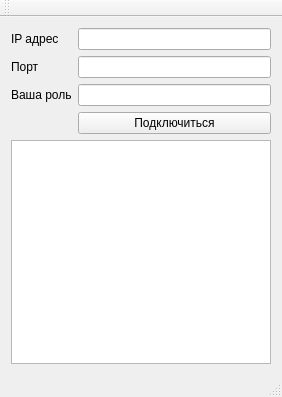
<?xml version="1.0" encoding="UTF-8"?>
<ui version="4.0">
 <class>MainWindow</class>
 <widget class="QMainWindow" name="MainWindow">
  <property name="geometry">
   <rect>
    <x>0</x>
    <y>0</y>
    <width>282</width>
    <height>397</height>
   </rect>
  </property>
  <property name="windowTitle">
   <string>QTCPClient</string>
  </property>
  <property name="styleSheet">
   <string notr="true"/>
  </property>
  <widget class="QWidget" name="centralWidget">
   <property name="sizePolicy">
    <sizepolicy hsizetype="Fixed" vsizetype="Fixed">
     <horstretch>0</horstretch>
     <verstretch>0</verstretch>
    </sizepolicy>
   </property>
   <layout class="QGridLayout" name="gridLayout_2">
    <property name="sizeConstraint">
     <enum>QLayout::SetNoConstraint</enum>
    </property>
    <item row="0" column="0">
     <layout class="QFormLayout" name="formLayout">
      <item row="0" column="0">
       <widget class="QLabel" name="label">
        <property name="text">
         <string>IP адрес</string>
        </property>
       </widget>
      </item>
      <item row="0" column="1">
       <widget class="QLineEdit" name="lineEdit"/>
      </item>
      <item row="1" column="0">
       <widget class="QLabel" name="label_2">
        <property name="text">
         <string>Порт</string>
        </property>
       </widget>
      </item>
      <item row="1" column="1">
       <widget class="QLineEdit" name="lineEdit_2"/>
      </item>
      <item row="2" column="0">
       <widget class="QLabel" name="label_3">
        <property name="text">
         <string>Ваша роль</string>
        </property>
       </widget>
      </item>
      <item row="2" column="1">
       <widget class="QLineEdit" name="lineEdit_3"/>
      </item>
      <item row="3" column="1">
       <widget class="QPushButton" name="pushButton">
        <property name="text">
         <string>Подключиться</string>
        </property>
       </widget>
      </item>
     </layout>
    </item>
    <item row="1" column="0">
     <widget class="QTextBrowser" name="textBrowser_receivedMessages"/>
    </item>
   </layout>
  </widget>
  <widget class="QMenuBar" name="menuBar">
   <property name="geometry">
    <rect>
     <x>0</x>
     <y>0</y>
     <width>282</width>
     <height>22</height>
    </rect>
   </property>
  </widget>
  <widget class="QToolBar" name="mainToolBar">
   <attribute name="toolBarArea">
    <enum>TopToolBarArea</enum>
   </attribute>
   <attribute name="toolBarBreak">
    <bool>false</bool>
   </attribute>
  </widget>
  <widget class="QStatusBar" name="statusBar"/>
 </widget>
 <layoutdefault spacing="6" margin="11"/>
 <resources/>
 <connections/>
</ui>
